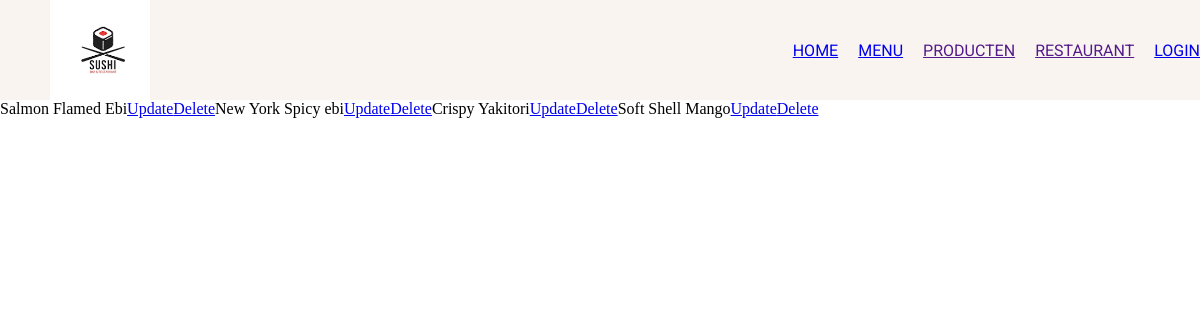
Screenshot of /pages/products.php with the database file from the repository.
### tables this page shows
CREATE TABLE `products` (
  `id` int(255) NOT NULL,
  `naam` text NOT NULL,
  `prijs` float NOT NULL,
  `omschrijving` text NOT NULL
);

### pages/products.php (the view, shortened to what this page needs)
<?php
include "conn.php";
?>
<!DOCTYPE html>
<html lang="en">
<head>
    <link rel="stylesheet" href="../css/style.css">
</head>
<body>
<nav>
    <div class="logo_sushi">
        <div class="logo1"></div>
    </div>
    <div class="suchi-bar">
        <div class="a1"><a href="login.php"> LOGIN  </a> </div>
        <div class="a2"><a href=""> RESTAURANT </a></div>
        <div class="a3"><a href=""> PRODUCTEN</a></div>
        <div class="a11"><a href="menu.php"> MENU  </a> </div>
        <div class="a12"><a href="../index.php"> HOME  </a> </div>
    </div>
</nav>
<div class="products">
    <?php
    $stmt = $connection->prepare("SELECT * FROM products");
    $stmt->execute();
    $data = $stmt->fetchAll();
    foreach ($data as $row) {
        echo $row['naam'];
        echo "<a href='product_update.php?id=".$row['id']."'>Update</a>";
        echo "<a href='product_delete.php?id=".$row['id']."'>Delete</a>";
    }
    ?>
</div>
</body>
</html>

### css/style.css (style rules this page uses)
* { margin: 0; padding: 0; box-sizing: border-box; }
nav { height: 100px; width: 100%; background-color: #F9F4EF; display: flex; flex-direction: row; }
.logo_sushi { height: 100px; width: 25%; font-family: Roboto; display: flex; flex-direction: row; background-color: #F9F4EF; }
.logo1 { height: 100px; width: 100px; background-repeat: no-repeat; margin-left: 50px; background-image: url(/images/logo.png); background-size: cover; }
.suchi-bar { height: 100px; width: 75%; display: flex; flex-direction: row-reverse; align-items: center; }
.a1 { font-family: Roboto; margin-left: 20px; }
.a2 { font-family: Roboto; margin-left: 20px; }
.a3 { font-family: Roboto; margin-left: 20px; }
.a11 { font-family: Roboto; margin-left: 20px; }
.a12 { font-family: Roboto; margin-left: 20px; }

### rows the page displays
products: naam "Salmon Flamed Ebi"
products: naam "New York Spicy ebi"
products: naam "Crispy Yakitori"
products: naam "Soft Shell Mango"
